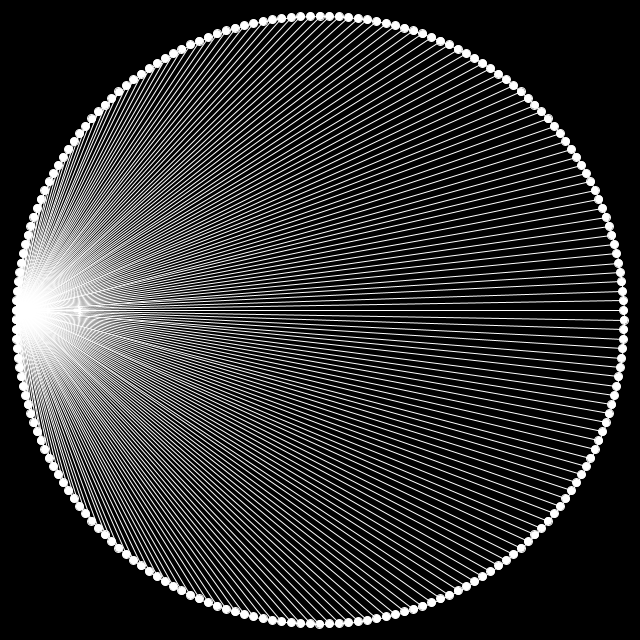
Frame 1 (no input)
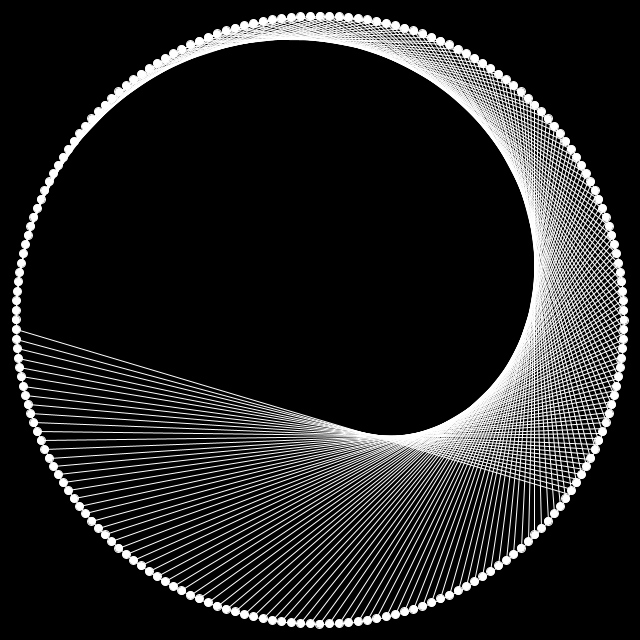
Frame 60 (the mouse pressed at the canvas centre just before this capture)
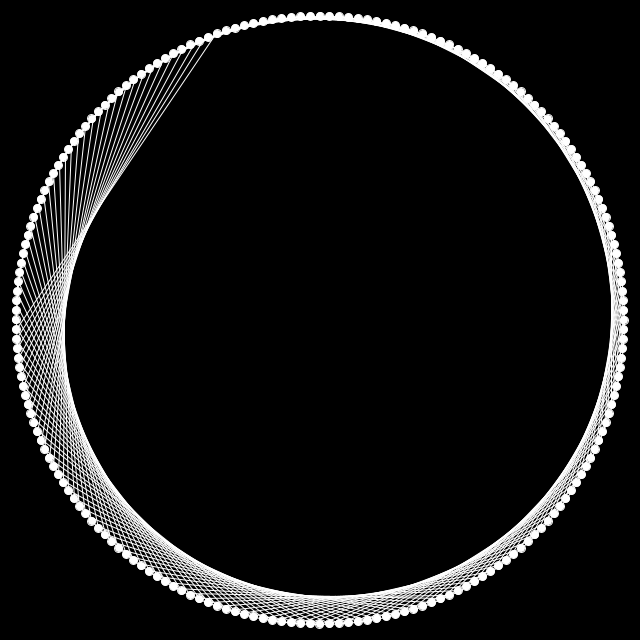
Frame 120 (the mouse held since frame 60 and released just before this capture)

The Processing sketch that drew these frames (run headless with seeded random() and noise(); from frame 60 on, the mouse is pressed at the canvas centre):

// Processing sketch: Times_Table_Cardioid
// ── Times_Table_Cardioid.pde
// Coding Train
// Coding Challenge 133 - Times Tables Cardioid Visualization
// https://www.youtube.com/watch?v=bl3nc_a1nvs&list=PLRqwX-V7Uu6ZiZxtDDRCi6uhfTH4FilpH&index=190

int total = 200;
int radius;
float factor = 0;

void setup(){
  size(640, 640);
  radius = width/2 - 16;
}

void draw(){
  background(0);
  translate(width/2, height/2);
  
  factor += 0.01;
  
  stroke(255);
  noFill();
  ellipse(0, 0, radius*2, radius*2);
  
  for (int i = 0; i < total; i++){
    PVector p = getVector(i);
    fill(255);
    ellipse(p.x, p.y, 8, 8);
  }
  
  for (int i = 0; i < total; i++){
    PVector a = getVector(i);
    PVector b = getVector(i * factor);
    line(a.x, a.y, b.x, b.y);
  } 
}

PVector getVector(float index){
  float angle = map(index, 0, total, 0, TWO_PI);
  PVector p = PVector.fromAngle(angle + PI);
  p.mult(radius);
  return p;
}
